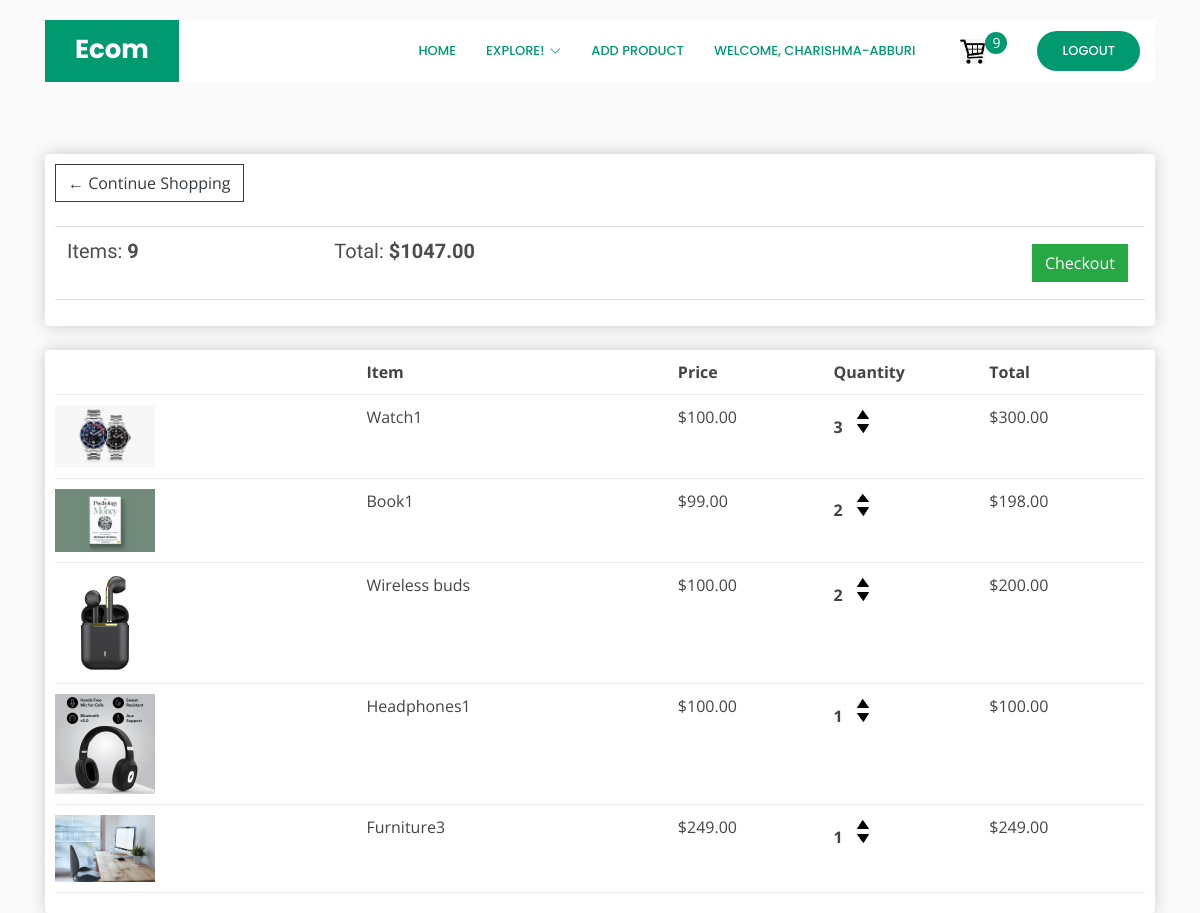
Page /cart/ (signed in) on the committed database.
### store/models.py (models this page shows, shortened)
class Order(models.Model):
    customer = models.ForeignKey(
        Customer, on_delete=models.SET_NULL, blank=True, null=True)
    date_ordered = models.DateTimeField(auto_now_add=True)
    complete = models.BooleanField(default=False, null=True, blank=False)
    transaction_id = models.CharField(max_length=200, null=True)
    @property
    def get_cart_total(self):
        orderitems = self.orderitem_set.all()
        total = sum([item.get_total for item in orderitems])
        return total
    @property
    def get_cart_items(self):
        orderitems = self.orderitem_set.all()
        total = sum([item.quantity for item in orderitems])
        return total

class OrderItem(models.Model):
    product = models.ForeignKey(
        Product, on_delete=models.SET_NULL, blank=True, null=True)
    order = models.ForeignKey(
        Order, on_delete=models.SET_NULL, blank=True, null=True)
    quantity = models.IntegerField(default=0, null=True, blank=True)
    date_added = models.DateTimeField(auto_now_add=True)
    @property
    def get_total(self):
        total = (self.product.price)*(self.quantity)
        return total

class Product(models.Model):
    name = models.CharField(max_length=200)
    price = models.FloatField()
    category = models.ForeignKey('Category', on_delete=models.CASCADE,null=True,blank=True)
    digital = models.BooleanField(default=False, null=True, blank=True)
    description = models.TextField(null=True,blank=True)
    image = models.ImageField(null=True, blank=True)
    @property
    def imageURL(self):
        try:
            url = self.image.url
        except:
            url = ''
        return url

### store/views.py (the view)
# urls.py: path('cart/', views.cart, name="cart"),
def cart(request):
    if request.user.is_authenticated:
        customer = request.user.customer
        order, created = Order.objects.get_or_create(
            customer=customer, complete=False)
        items = order.orderitem_set.all()
        cartItems = order.get_cart_items
    else:
        items = []
        order = {'get_cart_total': 0, 'get_cart_items': 0}
        cartItems = order['get_cart_items']
    context = {'items': items, 'order': order, 'cartItems': cartItems}
    return render(request, 'store/cart.html', context)

### store/templates/store/cart.html
{% extends 'store/main.html' %}
{% load static %}
{% block content %}
<div class="row">
    <div class="col-lg-12">
        <div class="box-element">
            <a class="btn btn-outline-dark" href="{% url 'store' %}">&#x2190; Continue Shopping</a>
            <br>
            <br>
            <table class="table">
                <tr>
                    <th>
                        <h5>Items: <strong>{{order.get_cart_items}}</strong></h5>
                    </th>
                    <th>
                        <h5>Total:<strong> ${{order.get_cart_total|floatformat:2}}</strong></h5>
                    </th>
                    <th>
                        <a style="float:right; margin:5px;" class="btn btn-success"
                            href="{% url 'checkout' %}">Checkout</a>
                    </th>
                </tr>
            </table>
        </div>
        <br>
        <div class="box-element">
            <div class="cart-row">
                <div style="flex:2"></div>
                <div style="flex:2"><strong>Item</strong></div>
                <div style="flex:1"><strong>Price</strong></div>
                <div style="flex:1"><strong>Quantity</strong></div>
                <div style="flex:1"><strong>Total</strong></div>
            </div>
            {% for item in items %}
            <div class="cart-row">
                <div style="flex:2"><img class="row-image" src="{{item.product.imageURL}}"></div>
                <div style="flex:2">
                    <p>{{item.product.name}}</p>
                </div>
                <div style="flex:1">
                    <p>${{item.product.price|floatformat:2}}</p>
                </div>
                <div style="flex:1">
                    <p class="quantity">{{item.quantity}}</p>
                    <div class="quantity">
                        <img data-product="{{item.product.id}}" data-action="add" class="chg-quantity update-cart"
                            src="{% static  'images/arrow-up.png' %}">
                        <img data-product="{{item.product.id}}" data-action="remove" class="chg-quantity update-cart"
                            src="{% static  'images/arrow-down.png' %}">
                    </div>
                </div>
                <div style="flex:1">
                    <p>${{item.get_total|floatformat:2}}</p>
                </div>
            </div>
            {% endfor %}
        </div>
    </div>
</div>
{% endblock content %}

### store/templates/store/main.html (shortened to what this page needs)
{% load static %}
<!DOCTYPE html>
<html lang="en">
<head>
    <link href="{% static 'vendor/aos/aos.css' %}" rel="stylesheet">
    <link href="{% static 'vendor/bootstrap/css/bootstrap.min.css' %}" rel="stylesheet">
    <link href="{% static 'vendor/bootstrap-icons/bootstrap-icons.css' %}" rel="stylesheet">
    <link href="{% static 'vendor/boxicons/css/boxicons.min.css' %}" rel="stylesheet">
    <link href="{% static 'vendor/glightbox/css/glightbox.min.css' %}" rel="stylesheet">
    <link href="{% static 'vendor/remixicon/remixicon.css' %}" rel="stylesheet">
    <link href="{% static 'vendor/swiper/swiper-bundle.min.css' %}" rel="stylesheet">
    <link rel="stylesheet" href="https://stackpath.bootstrapcdn.com/bootstrap/4.4.1/css/bootstrap.min.css"
>
    <link rel="stylesheet" type="text/css" href="{% static 'css/main.css' %}">
    <link href="{% static 'css/style.css' %}" rel="stylesheet">
</head>
<body>
    <header id="header" class="fixed-top d-flex align-items-center">
        <div class="container">
            <div class="header-container d-flex align-items-center justify-content-between">
                <div class="logo">
                    <h1 class="text-light"><a href="{% url 'store' %}"><span>Ecom</span></a></h1>
                </div>
                <nav id="navbar" class="navbar">
                    <ul>
                        <li><a class="nav-link scrollto active" href="{% url 'store' %}">Home</a></li>
                        <li class="dropdown"><a class="nav-link scrollto active" href="#"><span>Explore!</span> <i class="bi bi-chevron-down"></i></a>
                        </li>
                        {% if user.is_authenticated %}
                        <li><a class="nav-link scrollto active" href="{% url 'add_product' %}">Add Product</a></li>
                        <li><a class="nav-link scrollto active" href="#hero">Welcome, {{user.username}}</a></li>
                        <li><a class="nav-link scrollto active" href="{% url 'cart' %}">
                                <img id="cart-icon" src="{% static 'images/cart.png' %}">
                            </a></li>
                        <p id="cart-total">{{cartItems}}</p>
                        <li><a class="getstarted scrollto" href="{% url 'user_logout' %}">LogOut</a></li>
                        {% else %}
                        <li><a class="getstarted scrollto" href="{% url 'login_user' %}">Login</a></li>
                        <li><a class="getstarted scrollto" href="{% url 'register_user' %}">Register</a></li>
                        {% endif %}
                    </ul>
                </nav>
            </div>
        </div>
    </header>
    <main id="main">
        <section class="container">
        </section>
        <div class="container">
            <br>
            {% block content %}
            {% endblock content %}
        </div>
    </main>
</body>
</html>

### static/css/main.css (style rules this page uses)
body { background-color: hsl(0, 0%, 98%); }
h1, h2, h3, h4, h5, h6 { color: hsl(0, 0%, 30%); }
img { width: 200px; height: auto }
.box-element { box-shadow: hsl(0, 0%, 80%) 0 0 16px; background-color: #fff; border-radius: 4px; padding: 10px; }
#cart-icon { width: 25px; display: inline-block; margin-left: 15px; }
#cart-total { display: block; text-align: center; color: #fff; background-color: #009970; width: 22px; height: 22px; border-radius: 50%; font-size: 14px; }
.col-lg-4, .col-lg-6, .col-lg-8, .col-lg-12 { margin-top: 10px; }
.btn { border-radius: 0; }
.row-image { width: 100px; }
.cart-row { display: flex; align-items: flex-stretch; padding-bottom: 10px; margin-bottom: 10px; border-bottom: 1px solid #ececec; }
.quantity { display: inline-block; font-weight: 700; padding-right: 10px; }
.chg-quantity { width: 12px; cursor: pointer; display: block; margin-top: 5px; transition: .1s; }

### static/css/style.css (style rules this page uses)
body { font-family: "Open Sans", sans-serif; color: #444444; }
a { color: #009970; text-decoration: none; }
h1, h2, h3, h4, h5, h6 { font-family: "Raleway", sans-serif; }
#header { transition: all 0.5s; z-index: 997; transition: all 0.5s; top: 20px; }
#header .header-container { background: #fff; }
#header .logo { overflow: hidden; padding: 16px 30px 12px 30px; background: #009970; }
#header .logo h1 { font-size: 26px; padding: 0; line-height: 1; font-weight: 700; font-family: "Poppins", sans-serif; }
#header .logo h1 a, #header .logo h1 a:hover { color: #fff; text-decoration: none; }
.navbar { padding: 0; }
.navbar ul { margin: 0; padding: 0; display: flex; list-style: none; align-items: center; }
.navbar li { position: relative; }
.navbar a, .navbar a:focus { display: flex; align-items: center; justify-content: space-between; padding: 10px 0 10px 30px; color: #36343a; transition: 0.3s; font-size: 13px; font-weight: 500; text-transform: uppercase; font-family: "Poppins", sans-serif; white-space: nowrap; transition: 0.3s; }
.navbar a i, .navbar a:focus i { font-size: 12px; line-height: 0; margin-left: 5px; }
.navbar a:hover, .navbar .active, .navbar .active:focus, .navbar li:hover > a { color: #009970; }
.navbar .getstarted, .navbar .getstarted:focus { background: #009970; padding: 10px 25px; margin-left: 30px; margin-right: 15px; border-radius: 50px; color: #fff; }
section { padding: 60px 0; overflow: hidden; }

### rows in the picture
Order: get_cart_items "9", get_cart_total "1047.00"
OrderItem: product.imageURL (picture), product.name "Watch1", product.price "100.00", quantity "3", get_total "300.00"
OrderItem: product.imageURL (picture), product.name "Book1", product.price "99.00", quantity "2", get_total "198.00"
OrderItem: product.imageURL (picture), product.name "Wireless buds", product.price "100.00", quantity "2", get_total "200.00"
OrderItem: product.imageURL (picture), product.name "Headphones1", product.price "100.00", quantity "1", get_total "100.00"
OrderItem: product.imageURL (picture), product.name "Furniture3", product.price "249.00", quantity "1", get_total "249.00"

### other values in the picture
{{ user.username }} "CHARISHMA-ABBURI"
{{ cartItems }} "9"
